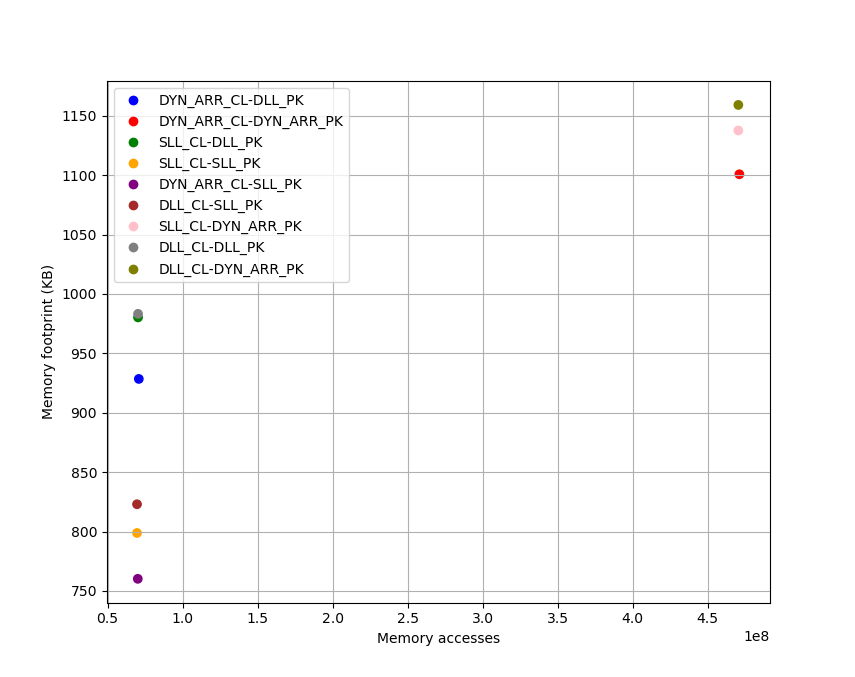

This figure's Python source:
#!/usr/bin/python3
import glob
import matplotlib.pyplot as plt
from matplotlib.colors import ListedColormap



files=glob.glob("metrics/*")
# print(files)

configuration = list(map(lambda x: x.split(".")[0],list(map(lambda x: x.split("/")[1] ,files))))

# print(configuration)

x=[]
y=[]

for f in files:
    fp = open(f,"r")
    for i, line in enumerate(fp):
        # print(line)
        if i==0 :
            x.append(int(line))
        else:
            tokens = line.split()
            # print(tokens)
            if tokens[1]=="KB":
                y.append(float(tokens[0]))
            else :
                y.append(float(tokens[0])*1024)
            break
    fp.close()

# print(configuration)
# print(x)
# print(y)

colours = ListedColormap(["blue", "red", "green", "orange", "purple", "brown", "pink", "gray", "olive"])
values = list(range(0,9))

# colours = ["tab:blue", "tab:red", "tab:green", "tab:orange", "tab:purple", "tab:brown", "tab:pink", "tab:gray", "tab:olive"]


fig = plt.figure()
ax = fig.gca()

ax.set_xlabel("Memory accesses")
ax.set_ylabel("Memory footprint (KB)")
p=plt.scatter(x,y,c=values,cmap=colours)
plt.grid()
plt.legend(handles=p.legend_elements()[0], labels=configuration)


# mng = plt.get_current_fig_manager()
# mng.full_screen_toggle()
plt.show()

# plt.savefig("plot.png")
